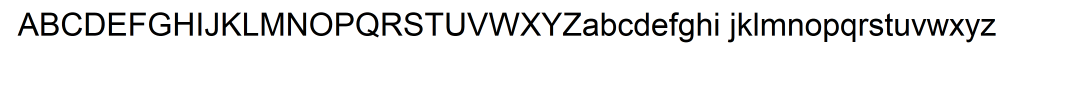
#> input picture trainingdata/Arial.png, 3276 x 296 px (shown at 1/3 size); its folder holds 4 pictures in this run
$ python training_stage.py
#> lines starting #> are read from the running program, lines starting #| are printed output that depends on the picture; after the words box and inside, x2 and y2 are one past the last pixel; in counts of white or black regions, pixels touching at a corner belong together
### classes/database.py
import json
import string


class Database:
    def __init__(self):
        self.data = dict()

    def initializeEmpty(self):
        # Initialize with lower and uppercase chars
        for char in string.ascii_lowercase + string.ascii_uppercase:
            self.data[char] = dict()

    def add(self, char, type, data):
        # Add 'data' of 'type' to some 'char'
        try:
            self.data[char][type].append(data)
        except KeyError:
            try:
                self.data[char][type] = list()
            except KeyError:
                self.data[char] = dict()
                self.data[char][type] = list()
            self.data[char][type].append(data)

    def read(self, char, type):
        # Read 'data' of 'type' from some 'char'. Returns list()
        return self.data[char][type]

    # [17 lines left out: function readFeatureVectors, not called in this run]

    def saveDatabase(self):
        with open('data.json', 'w') as fp:
            json.dump(self.data, fp)

    def loadDatabase(self):
        with open('data.json', 'r') as fp:
            self.data = json.load(fp)

    def emptyWholeChar(self, char):
        self.data[char] = dict()

    def emptyTypeInChar(self, char, type):
        self.data[char][type] = None

### classes/preprocessing.py
import cv2
import numpy


class Preprocessing:
    def __init__(self, img):
        print("Init Preprocessing")
        self.img = img
        self.rows = len(img[0])
#> self.rows = 3276
        self.lines = len(img)
#> self.lines = 296

    # [5 lines left out: function stretchContrast, not called in this run]

    def binariseImg(self):
        block_size = 11  # decides the size of neighbourhood area
        c = -10  # a constant which is subtracted from the mean or weighted mean
        print("Binarising image")
        ret, img = cv2.threshold(self.img, 127, 255, cv2.THRESH_BINARY)
#> img: shape (296, 3276); 93.4% white; 54 black regions, largest, box (x1, y1, x2, y2) and area: (785, 38, 850, 107) 2202, (1467, 38, 1559, 107) 2113, (124, 38, 176, 107) 1866
        # img = cv2.adaptiveThreshold(self.img, 255, cv2.ADAPTIVE_THRESH_MEAN_C, cv2.THRESH_BINARY, block_size, c)

        # Check if inversion is necessary
        black = 0
        white = 0
        for line in range(len(img)):
            for row in range(len(img[line])):
                if img[line][row] == 255:
                    white += 1
                else:
                    black += 1
#> after the loop, black = 64266; white = 905430

        if black < white:
            img = (255 - img)
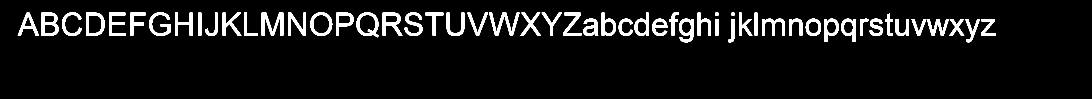
#> img: shape (296, 3276) (shown at 1/3 size); 6.6% white; 54 white regions, largest, box (x1, y1, x2, y2) and area: (785, 38, 850, 107) 2202, (1467, 38, 1559, 107) 2113, (124, 38, 176, 107) 1866

            self.img = img

    # Trennung an Spalten mit 0 Pixeln
    def splitChars(self):
        print("Splitting characters")
        chars = []

        rowOccupancy = [0] * self.rows
#> rowOccupancy = 3276 values from 0 to 0
        for row in range(self.rows):
            for line in range(self.lines):
                if self.img[line][row] > 0:
                    rowOccupancy[row] += 1
#> after the loop, rowOccupancy = 3276 values, max 78 at index 2195, min 0 at index 0, mean 19.62

        start_row = None
        end_row = None

        margin_percent = 0.0
        margin = line / 100 * margin_percent

        for row in range(len(rowOccupancy)):
            if start_row:
                if rowOccupancy[row] <= margin:
                    end_row = row
            else:
                if rowOccupancy[row] > margin:
                    start_row = row

            if start_row and end_row:
                img = self.splitTopBottom(self.img[0:self.lines, start_row:end_row])
                chars.append(img)

                # Reset
                start_row = None
                end_row = None
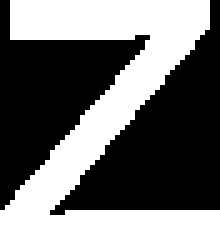
#> img: shape (49, 44) (shown 5 times larger); 44.7% white; 1 white region, box (x1, y1, x2, y2) and area: (0, 0, 44, 49) 964
#> after the loop, chars = 51 items

        return chars

    def splitTopBottom(self, img):
        (lines, rows) = img.shape

        lineOccupancy = [0] * self.lines
        for line in range(lines):
            for row in range(rows):
                if img[line][row] > 0:
                    lineOccupancy[line] += 1

        start_line = None
        end_line = None
        for line in range(len(lineOccupancy)):
            if not start_line:
                if lineOccupancy[line]:
                    start_line = line
            if lineOccupancy[line]:
                end_line = line
        return img[start_line:end_line, 0:rows]

    # [20 lines left out: function skelettizeImg, not called in this run]

### classes/histogram.py
import cv2

class Histogram:
    def __init__(self, img):
        #print("Init Histogram")
        self.img = cv2.resize(img, (32, 32), interpolation=cv2.INTER_AREA)
        self.rows = len(img[0])
        self.lines = len(img)

    # [21 lines left out: functions row_histogram, line_histogram, not called in this run]

    def rowWert2wert(self):
        f = []

        rowlength = len(self.img[0])
        linelength = len(self.img)
        count1 = 0
        count2 = 0
        count3 = 0
        count4 = 0
        for row in range(rowlength):

            if self.img[0][row] == 0:
                count1 = count1 + 1
            if self.img[linelength - 1][row] == 0:
                count2 = count2 + 1

        for line in range(linelength):

            if self.img[line][0] == 0:
                count3 = count3 + 1
            if self.img[line][rowlength - 1] == 0:
                count4 = count4 + 1

        f.append(count1)
        f.append(count2)
        f.append(count3)
        f.append(count4)
        return f

### classes/tools.py
import cv2


class Tools:
    def __init__(self):
        print("Init Tools")

    # [7 lines left out: function showImage, not called in this run]

    @staticmethod
    def writeImage(img, name='out.png'):
        cv2.imwrite(name, img)

### training_stage.py
#!/usr/bin/python
import string

import cv2
import numpy
import math
import glob

from classes.preprocessing import Preprocessing
from classes.tools import Tools
from classes.database import Database
from classes.histogram import Histogram
from classes.featureExtraction import FeatureExtraction
from classes.sternmuster import Sternmuster
from classes.pca import PCA

tools = Tools()
database = Database()
database.initializeEmpty()

char_values = string.ascii_uppercase + string.ascii_lowercase  # Expected characters in Trainings Set

splitted_t_set = []

for t_set in glob.glob('./trainingdata/*.png'):
    print("Reading image: " + t_set)
    img = cv2.imread(t_set, cv2.IMREAD_GRAYSCALE)
    preprocess = Preprocessing(img)
    preprocess.binariseImg()
    splitted_chars = preprocess.splitChars()
#> splitted_chars = 51 items
    splitted_t_set.append(splitted_chars)
#> pass 2 of the loop `for t_set in glob.glob('./trainingdata/*.png'):`:
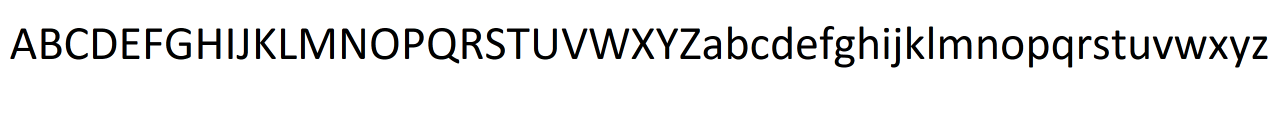
#> input picture trainingdata/Calibri.png, 2570 x 230 px (shown at 1/2 size)
#> in __init__ (call 2), `self.rows = len(img[0])`: self.rows = 2570
#> in __init__ (call 2), `self.lines = len(img)`: self.lines = 230
#> after the loop in binariseImg (call 2), `for line in range(len(img)):`: black = 48713; white = 542387
#> in binariseImg (call 2), `img = (255 - img)`:
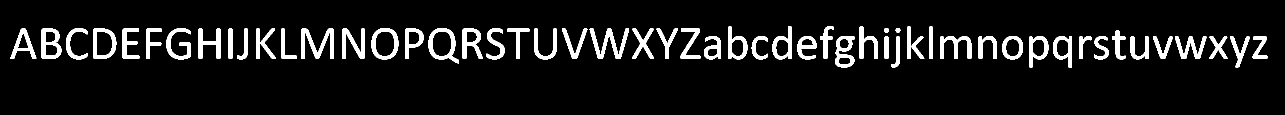
#> img: shape (230, 2570) (shown at 1/2 size); 8.2% white; 54 white regions, largest, box (x1, y1, x2, y2) and area: (602, 57, 668, 118) 1822, (1179, 57, 1258, 118) 1706, (857, 56, 918, 127) 1414
#> in splitChars (call 2), `rowOccupancy = [0] * self.rows`: rowOccupancy = 2570 values from 0 to 0
#> after the loop in splitChars (call 2), `for row in range(self.rows):`: rowOccupancy = 2570 values, max 70 at index 1793, min 0 at index 0, mean 18.95
#> after the loop in splitChars (call 2), `for row in range(len(rowOccupancy)):`:
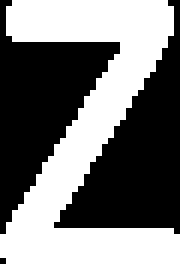
#> img: shape (44, 30) (shown 6 times larger); 46.7% white; 1 white region, box (x1, y1, x2, y2) and area: (0, 0, 30, 44) 616
#> after the loop in splitChars (call 2), `for row in range(len(rowOccupancy)):`: chars = 52 items
#> pass 3 of the loop `for t_set in glob.glob('./trainingdata/*.png'):`:
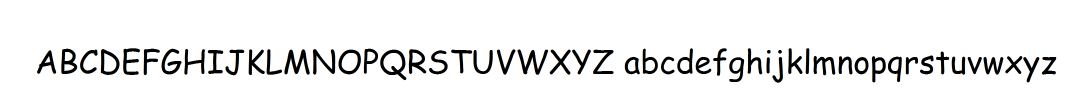
#> input picture trainingdata/Comic Sans.png, 3276 x 296 px (shown at 1/3 size)
#> in __init__ (call 3), `self.rows = len(img[0])`: self.rows = 3276
#> in __init__ (call 3), `self.lines = len(img)`: self.lines = 296
#> after the loop in binariseImg (call 3), `for line in range(len(img)):`: black = 71534; white = 898162
#> in binariseImg (call 3), `img = (255 - img)`:
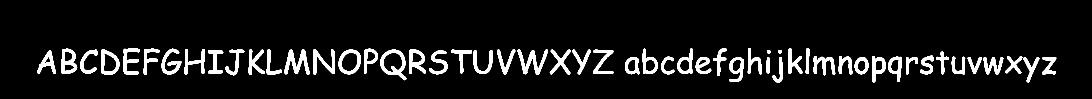
#> img: shape (296, 3276) (shown at 1/3 size); 7.4% white; 54 white regions, largest, box (x1, y1, x2, y2) and area: (1553, 148, 1644, 224) 2457, (854, 148, 929, 224) 2456, (1141, 149, 1219, 241) 2419
#> in splitChars (call 3), `rowOccupancy = [0] * self.rows`: rowOccupancy = 3276 values from 0 to 0
#> after the loop in splitChars (call 3), `for row in range(self.rows):`: rowOccupancy = 3276 values, max 86 at index 2340, min 0 at index 0, mean 21.84
#> after the loop in splitChars (call 3), `for row in range(len(rowOccupancy)):`:
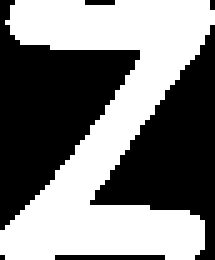
#> img: shape (52, 43) (shown 5 times larger); 49.4% white; 1 white region, box (x1, y1, x2, y2) and area: (0, 0, 43, 52) 1104
#> the loop made 4 passes; the first 3 are shown

# Histogram
for i in range(len(char_values)):
    for font in splitted_t_set:
#> (the run stopped early here; a loop or call above may not have finished)
